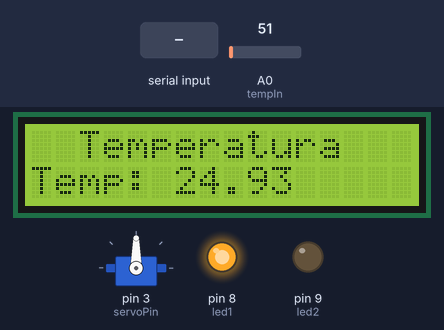
A sketch run on a simulated Arduino Uno, built with avr-gcc and run on an emulated ATmega328P. Shown: 16×2 character LCD, servo, output pins drawn as LEDs (lit = HIGH). Inputs (shaded band) come from the test bench; at power-on: A0 (tempIn) = 51. What the sketch prints to the serial monitor is not drawn.

Above: at 1.2 s.
1.3 s: A0 (tempIn) set to 55
At 3.3 s:
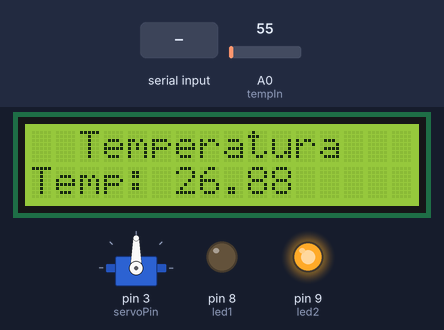
At 4.1 s:
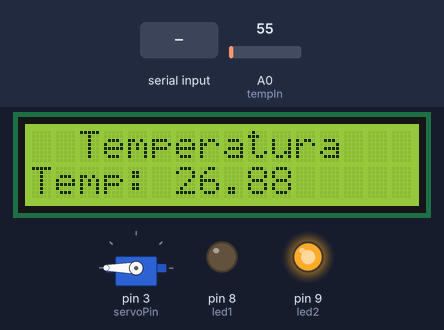
4.4 s: "90,45\n" received over Serial
At 8.0 s:
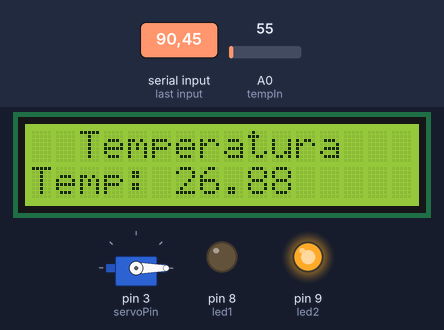
Timing chart, 0 to 13.5 s (numbered marks = the images above; inputs shaded):
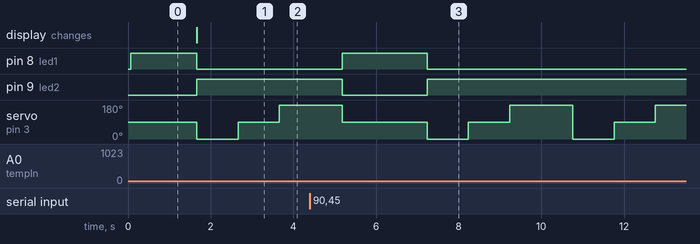

The sketch:

sketch_oct30a.ino
```cpp
#include <Servo.h>
#include <LiquidCrystal_I2C.h>
const int tempIn = A0;
const int servoPin =  3;
const int sda = A1;
const int scl = A0;
int initTempLimit  = 25;
int seriTempLimit  = -1;
int rawValue = 0;
double voltage = 0, tempC = 0, tempF = 0;

const int led1 = 8;
const int led2 = 9;


LiquidCrystal_I2C lcd(0x27,16,2);
Servo servo1;

void setup() {
  pinMode(led1,OUTPUT);
  pinMode(led2,OUTPUT);
  lcd.init();
  Serial.begin(9600);
  servo1.attach(servoPin);
  lcd.backlight();
  lcd.clear();
  digitalWrite(led1,HIGH);
}

void loop() {
  lcd.display();
  if (Serial.available() > 0)
  {
    seriTempLimit = Serial.parseInt();
    Serial.print("Temp recieved: ");
    Serial.println(seriTempLimit);
  }

    //READ
    rawValue = analogRead(tempIn);
    voltage = (rawValue / 1023.0) * 5000;
    tempC = voltage * 0.1;
    tempF = (tempC * 1.8) + 32;


    Serial.print("Temp:");
    Serial.println(tempC);
    lcd.setCursor(2, 0);
    lcd.print("Temperatura");
    lcd.setCursor(0, 1);
    lcd.print("Temp: ");
    lcd.print(tempC);

    int currentLimit = (seriTempLimit != -1) ? seriTempLimit : initTempLimit;

    if (tempC > currentLimit)
    {
      digitalWrite(led1,LOW);
      digitalWrite(led2,HIGH);
      servo1.write(0);
      delay(1000);
      servo1.write(90);
      delay(1000);
      servo1.write(180);
      delay(1000);
    }
    else
    {
      digitalWrite(led1,HIGH);
      digitalWrite(led2,LOW);
      servo1.write(90);
    }
    delay(500);
}
```

Measured:
- the behaviour switches between 51 and 52 on A0 (tempIn) (found by bisection; images 0 and 1)
- after the input at 1.3 s, pin 8 (led1): HIGH → LOW after 0.36 s; pin 9 (led2): LOW → HIGH after 0.36 s; servo on pin 3 (servoPin): 90° → 0° after 0.36 s, → 90° 1.0 s later, → 180° 1.0 s later; the display: changes after 0.36 s (image 1)
- after the input at 4.4 s, pin 8 (led1): LOW → HIGH after 0.79 s, → LOW 2.0 s later; pin 9 (led2): HIGH → LOW after 0.79 s, → HIGH 2.0 s later
